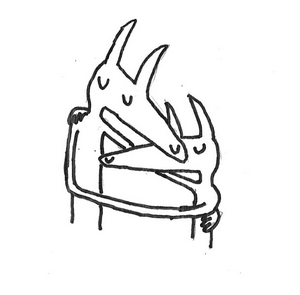
#> input picture Lab1/photo.jpg, 300 x 295 px, found by its file name
$ python 5.py
#> lines starting #> are read from the running program, lines starting #| are printed output that depends on the picture
from PIL import Image
import numpy as np

def load_image():
    path = "Lab1\\photo.jpg"
    try:
        img = np.array(Image.open(path))
#> img is the input picture: shape (295, 300, 3); min 0, max 255, mean 240.4
#> the answer given: 1
#> the answer given: 3
        return img
    except Exception as e:
        print("Error loading image:", e)
        exit(1)

def rotation_img(img, angle):
#> called with angle = 3
    theta = np.radians(angle)
    cos = np.cos(theta)
    sin = np.sin(theta)
    rotation_matrix = np.array([[cos, -sin, 0], [sin, cos, 0], [0, 0, 1]])
    height, width = img.shape[:2]
#> height = 295; width = 300
    new_width = int(np.round(height * np.abs(sin) + width * np.abs(cos)))
#> new_width = 315
    new_height = int(np.round(width * np.abs(sin) + height * np.abs(cos)))
#> new_height = 310

    cx, cy = width / 2, height / 2
#> cx = 150; cy = 147.5
    dx, dy = new_width / 2, new_height / 2
#> dx = 157.5; dy = 155
    center_matrix = np.array([[1, 0, cx], [0, 1, cy], [0, 0, 1]])
#> center_matrix = [[1, 0, 150], [0, 1, 147.5], [0, 0, 1]]
    center_matrix_inv = np.array([[1, 0, -dx], [0, 1, -dy], [0, 0, 1]])

    affine_matrix = np.dot(np.dot(center_matrix, rotation_matrix), center_matrix_inv)
    rotated_img = np.zeros((new_height, new_width, 3), dtype=np.uint8)
    for y in range(new_height):
        for x in range(new_width):
            source_X, source_Y, _ = np.dot(affine_matrix, [x, y, 1]).astype(int)
            if 0 <= source_X < width and 0 <= source_Y < height:
                rotated_img[y, x, :] = img[source_Y, source_X, :]
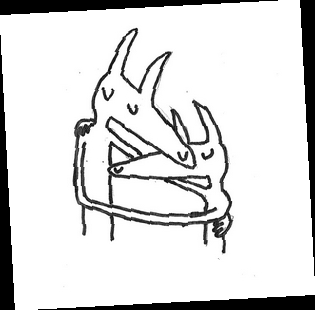
#> rotated_img: shape (310, 315, 3); min 0, max 255, mean 219.4
    return rotated_img

def scale(img, scale_height, scale_width):
    original_height, original_width = img.shape[:2]
    scaled_image = np.zeros((scale_height, scale_width, img.shape[2]), dtype=np.uint8)

    for r in range(scale_height):
        for c in range(scale_width):
            scaled_r = int(original_height * r / scale_height)
            scaled_c = int(original_width * c / scale_width)
            scaled_image[r, c] = img[scaled_r, scaled_c]

    return scaled_image

def main():
    img = load_image()
    print("\nWhat would you like to do?")
    print("1 - Rotate")
    print("2 - Scale")
    print("3 - Rotate and Scale")
    choice = input("Enter your choice (1, 2, or 3): ")

    if choice == "1":
        angle = int(input("Enter rotation angle (in degrees): "))
        rotated = rotation_img(img, angle)
        Image.fromarray(rotated).show()

    elif choice == "2":
        h = int(input("Enter new height (pixels): "))
        w = int(input("Enter new width (pixels): "))
        scaled = scale(img, h, w)
        Image.fromarray(scaled).show()

    elif choice == "3":
        angle = int(input("Enter rotation angle (in degrees): "))
        h = int(input("Enter new height (pixels): "))
        w = int(input("Enter new width (pixels): "))
        rotated = rotation_img(img, angle)
        scaled = scale(rotated, h, w)
        Image.fromarray(scaled).show()

    else:
        print("Invalid option. Exiting.")

if __name__ == "__main__":
    main()
